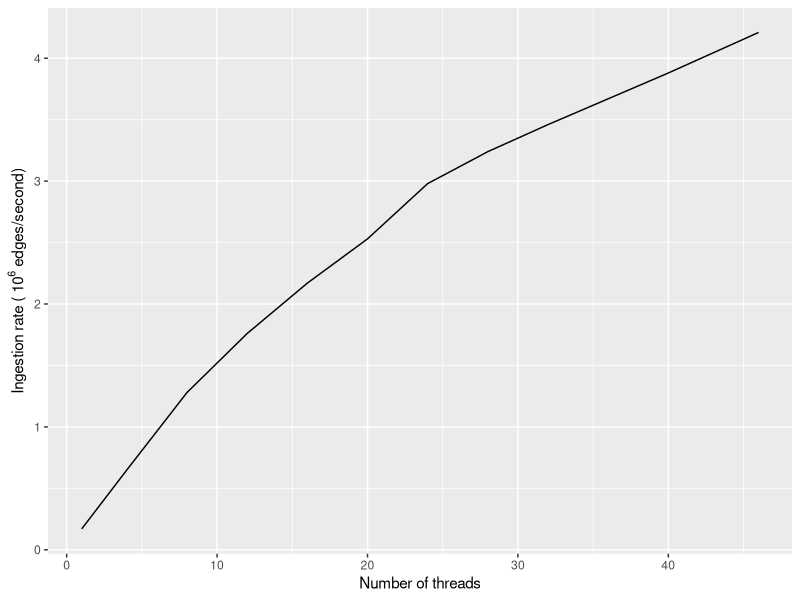
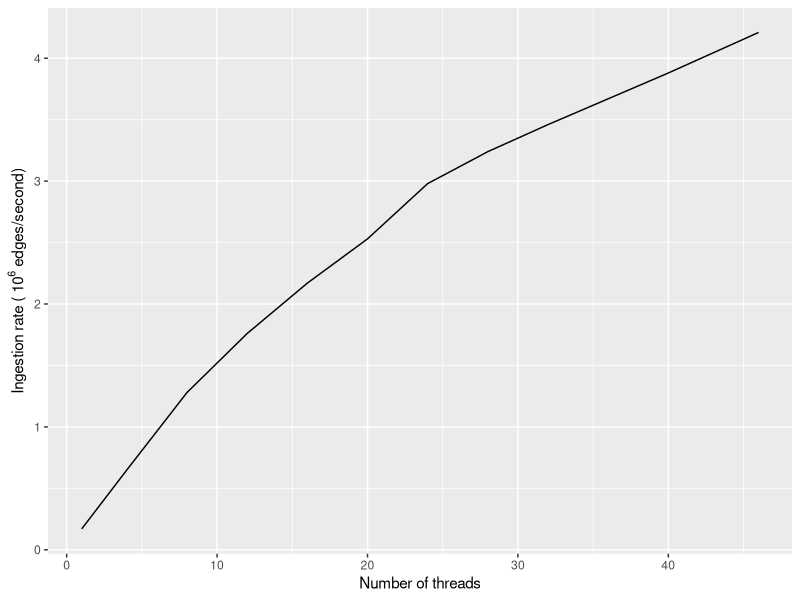

R code for these plots, in order:
library(tidyverse)
library("scales")

parallel <- read.csv("parallel_data.csv")

ggplot() +
  geom_line(data = parallel, mapping = aes(x = threads, y = insertion_rate), size = 0.5) +
  #scale_x_continuous(labels=comma, trans="log10") +
  labs(y=expression(paste("Ingestion rate (", ~10^6," edges/second)")), x ="Number of threads") +
  guides(color=guide_legend(nrow=2,byrow=TRUE), linetype="none") +
  scale_y_continuous(labels=comma) 
ggsave(filename = "parallel.png", width = 6, height = 3, unit = "in")
